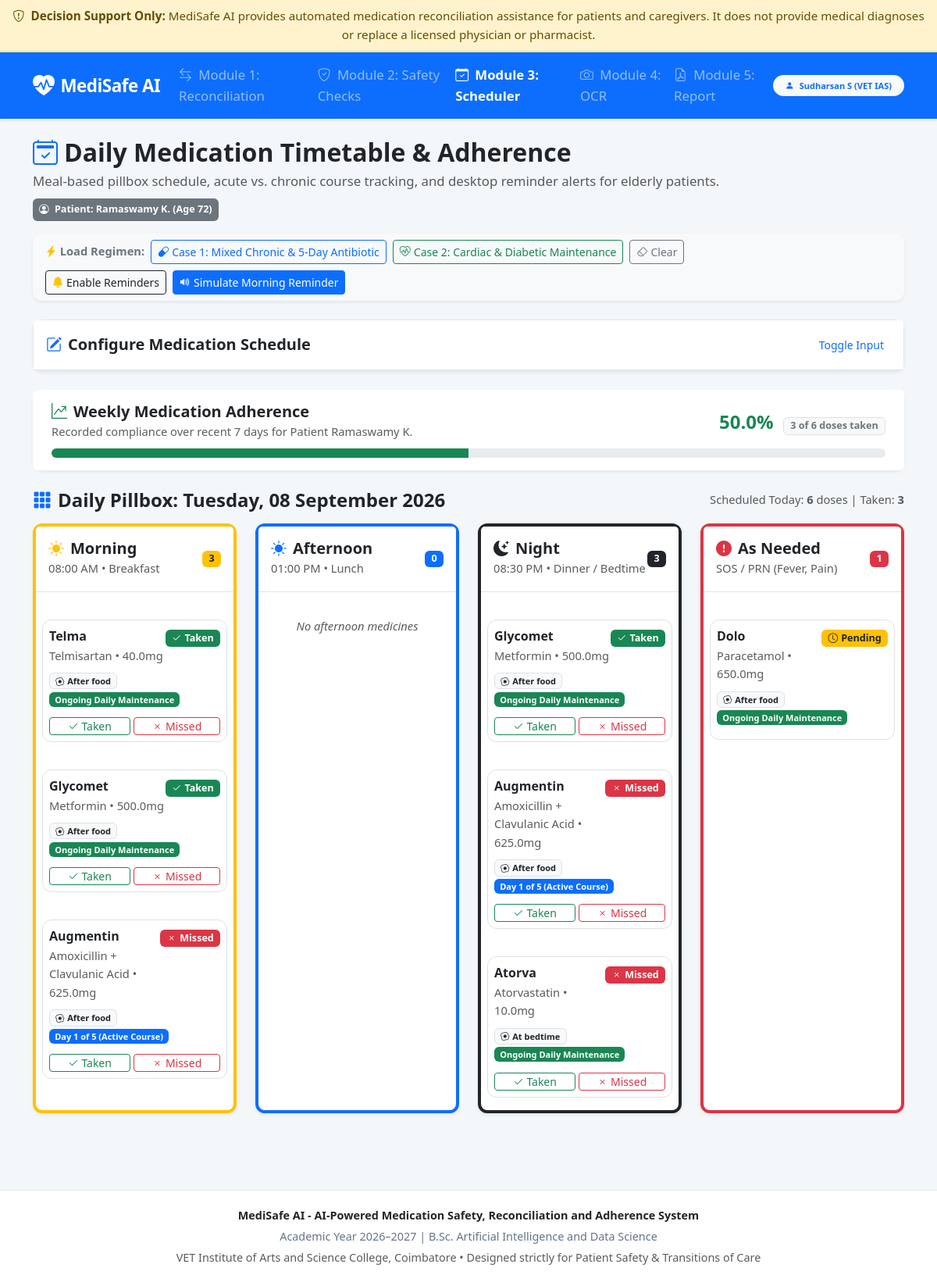
The app's page /schedule with its own data.
### tables this page shows
CREATE TABLE adherence_logs (
        id INTEGER PRIMARY KEY AUTOINCREMENT,
        patient_id INTEGER,
        medicine_name TEXT NOT NULL,
        slot_name TEXT NOT NULL,
        scheduled_date TEXT NOT NULL,
        status TEXT NOT NULL, -- 'TAKEN', 'MISSED', 'SKIPPED'
        logged_at TIMESTAMP DEFAULT CURRENT_TIMESTAMP,
        notes TEXT,
        FOREIGN KEY (patient_id) REFERENCES patients(id)
    );

### app.py (the view)
@app.route('/schedule', methods=['GET', 'POST'])
def schedule_view():
    current_date_str = date.today().strftime('%Y-%m-%d')
    target_date_str = current_date_str
    medicines_text = "Tab Telma 40mg 1-0-0 (morning)\nTab Glycomet 500mg 1-0-1 after food\nTab Augmentin 625mg 1-0-1 for 5 days\nTab Atorva 10mg 0-0-1 night\nTab Dolo 650mg SOS"
    timetable = None
    if request.method == 'POST':
        medicines_text = request.form.get('medicines_input', '').strip()
        target_date_str = request.form.get('target_date', current_date_str).strip()
    try:
        target_dt = datetime.strptime(target_date_str, '%Y-%m-%d').date()
    except ValueError:
        target_dt = date.today()
        target_date_str = current_date_str
    meds_list = [line.strip() for line in medicines_text.splitlines() if line.strip()]
    if meds_list:
        timetable = scheduler_engine.generate_daily_timetable(
            medicines=meds_list,
            target_date=target_dt,
            patient_id=1
        )
    return render_template(
        'schedule.html',
        timetable=timetable,
        medicines_text=medicines_text,
        target_date=target_date_str,
        current_date_str=current_date_str
    )

### templates/schedule.html (shortened to what this page needs)
{% extends "base.html" %}
{% block content %}
<div class="row mb-3">
    <div class="col-12">
        <div class="d-flex justify-content-between align-items-center flex-wrap gap-2">
            <div>
                <h2 class="fw-bold mb-1"><i class="bi bi-calendar2-check text-primary me-2"></i>Daily Medication Timetable & Adherence</h2>
                <p class="text-muted mb-0">Meal-based pillbox schedule, acute vs. chronic course tracking, and desktop reminder alerts for elderly patients.</p>
            </div>
            <div class="d-flex align-items-center gap-2">
                <span class="badge bg-secondary p-2"><i class="bi bi-person-circle me-1"></i> Patient: Ramaswamy K. (Age 72)</span>
            </div>
        </div>
    </div>
</div>
<div class="card mb-4 bg-light border-0 shadow-sm">
    <div class="card-body py-2 px-3">
        <div class="d-flex align-items-center justify-content-between flex-wrap gap-2">
            <div class="d-flex align-items-center flex-wrap gap-2">
                <span class="fw-semibold text-secondary small"><i class="bi bi-lightning-charge-fill text-warning me-1"></i>Load Regimen:</span>
                <button class="btn btn-sm btn-outline-primary" onclick="loadScheduleScenario('geriatric_mixed')">
                    <i class="bi bi-capsule me-1"></i>Case 1: Mixed Chronic & 5-Day Antibiotic
                </button>
                <button class="btn btn-sm btn-outline-success" onclick="loadScheduleScenario('cardiac_chronic')">
                    <i class="bi bi-heart-pulse me-1"></i>Case 2: Cardiac & Diabetic Maintenance
                </button>
                <button class="btn btn-sm btn-outline-secondary" onclick="clearScheduleInputs()">
                    <i class="bi bi-eraser me-1"></i>Clear
                </button>
            </div>
            <div class="d-flex align-items-center gap-2">
                <button class="btn btn-sm btn-outline-dark" id="btnNotification" onclick="enableBrowserNotifications()">
                    <i class="bi bi-bell-fill text-warning me-1"></i>Enable Reminders
                </button>
                <button class="btn btn-sm btn-primary" onclick="triggerTestReminder()">
                    <i class="bi bi-volume-up-fill me-1"></i>Simulate Morning Reminder
                </button>
            </div>
        </div>
    </div>
</div>
<div class="card shadow-sm mb-4">
    <div class="card-header bg-white py-3 border-bottom d-flex justify-content-between align-items-center">
        <h5 class="mb-0 fw-bold text-dark"><i class="bi bi-pencil-square text-primary me-2"></i>Configure Medication Schedule</h5>
        <button class="btn btn-sm btn-link text-decoration-none" type="button" data-bs-toggle="collapse" data-bs-target="#configCollapse">
            Toggle Input
        </button>
    </div>
</div>
{% if timetable %}
<div class="card shadow-sm mb-4 border-0">
    <div class="card-body py-3 px-4 bg-white rounded">
        <div class="d-flex justify-content-between align-items-center flex-wrap gap-2 mb-2">
            <div>
                <h5 class="fw-bold mb-0 text-dark"><i class="bi bi-graph-up-arrow text-success me-2"></i>Weekly Medication Adherence</h5>
                <small class="text-muted">Recorded compliance over recent 7 days for Patient Ramaswamy K.</small>
            </div>
            <div class="text-end">
                <span class="fs-4 fw-bold text-success">{{ timetable.weekly_adherence.adherence_percentage }}%</span>
                <span class="badge bg-light text-secondary border ms-2">{{ timetable.weekly_adherence.taken_count }} of {{ timetable.weekly_adherence.total_logged }} doses taken</span>
            </div>
        </div>
        <div class="progress" style="height: 12px;">
            <div class="progress-bar bg-success" role="progressbar" style="width: {{ timetable.weekly_adherence.adherence_percentage }}%;" aria-valuenow="{{ timetable.weekly_adherence.adherence_percentage }}" aria-valuemin="0" aria-valuemax="100"></div>
        </div>
    </div>
</div>
<div class="d-flex justify-content-between align-items-center mb-3">
    <h4 class="fw-bold text-dark mb-0">
        <i class="bi bi-grid-3x3-gap-fill text-primary me-2"></i>Daily Pillbox: {{ timetable.target_date_display }}
    </h4>
    <div class="small text-muted">
        Scheduled Today: <strong>{{ timetable.daily_summary.total_scheduled }}</strong> doses | Taken: <strong>{{ timetable.daily_summary.total_taken }}</strong>
    </div>
</div>
<div class="row g-4 mb-4">
    <div class="col-lg-6 col-xl-3">
        <div class="card h-100 shadow-sm border-top border-4 border-warning">
            <div class="card-header bg-white py-3 border-bottom d-flex justify-content-between align-items-center">
                <div>
                    <h5 class="fw-bold mb-0 text-dark"><i class="bi bi-sun-fill text-warning me-2"></i>Morning</h5>
                    <small class="text-muted">08:00 AM • Breakfast</small>
                </div>
                <span class="badge bg-warning text-dark">{{ timetable.slots.morning.doses|length }}</span>
            </div>
            <div class="card-body p-2">
                {% if timetable.slots.morning.doses %}
                    {% for item in timetable.slots.morning.doses %}
                        {% include "schedule_item_card.html" %}
                    {% endfor %}
                {% else %}
                    <div class="text-center py-4 text-muted small fst-italic">No morning medicines</div>
                {% endif %}
            </div>
        </div>
    </div>
    <div class="col-lg-6 col-xl-3">
        <div class="card h-100 shadow-sm border-top border-4 border-primary">
            <div class="card-header bg-white py-3 border-bottom d-flex justify-content-between align-items-center">
                <div>
                    <h5 class="fw-bold mb-0 text-dark"><i class="bi bi-brightness-high-fill text-primary me-2"></i>Afternoon</h5>
                    <small class="text-muted">01:00 PM • Lunch</small>
                </div>
                <span class="badge bg-primary">{{ timetable.slots.afternoon.doses|length }}</span>
            </div>
            <div class="card-body p-2">
                {% if timetable.slots.afternoon.doses %}
                    {% for item in timetable.slots.afternoon.doses %}
                        {% include "schedule_item_card.html" %}
                    {% endfor %}
                {% else %}
                    <div class="text-center py-4 text-muted small fst-italic">No afternoon medicines</div>
                {% endif %}
            </div>
        </div>
    </div>
    <div class="col-lg-6 col-xl-3">
        <div class="card h-100 shadow-sm border-top border-4 border-dark">
            <div class="card-header bg-white py-3 border-bottom d-flex justify-content-between align-items-center">
                <div>
                    <h5 class="fw-bold mb-0 text-dark"><i class="bi bi-moon-stars-fill text-dark me-2"></i>Night</h5>
                    <small class="text-muted">08:30 PM • Dinner / Bedtime</small>
                </div>
                <span class="badge bg-dark">{{ timetable.slots.night.doses|length }}</span>
            </div>
            <div class="card-body p-2">
                {% if timetable.slots.night.doses %}
                    {% for item in timetable.slots.night.doses %}
                        {% include "schedule_item_card.html" %}
                    {% endfor %}
                {% else %}
                    <div class="text-center py-4 text-muted small fst-italic">No night medicines</div>
                {% endif %}
            </div>
        </div>
    </div>
    <div class="col-lg-6 col-xl-3">
        <div class="card h-100 shadow-sm border-top border-4 border-danger">
            <div class="card-header bg-white py-3 border-bottom d-flex justify-content-between align-items-center">
                <div>
                    <h5 class="fw-bold mb-0 text-dark"><i class="bi bi-exclamation-circle-fill text-danger me-2"></i>As Needed</h5>
                    <small class="text-muted">SOS / PRN (Fever, Pain)</small>
                </div>
                <span class="badge bg-danger">{{ timetable.slots.sos.doses|length }}</span>
            </div>
            <div class="card-body p-2">
                {% if timetable.slots.sos.doses %}
                    {% for item in timetable.slots.sos.doses %}
                        {% include "schedule_item_card.html" %}
                    {% endfor %}
                {% else %}
                    <div class="text-center py-4 text-muted small fst-italic">No SOS medicines</div>
                {% endif %}
            </div>
        </div>
    </div>
</div>
{% endif %}
{% endblock %}

### templates/base.html (shortened to what this page needs)
<!DOCTYPE html>
<html lang="en">
<head>
    <link href="https://cdn.jsdelivr.net/npm/bootstrap@5.3.2/dist/css/bootstrap.min.css" rel="stylesheet">
    <link rel="stylesheet" href="https://cdn.jsdelivr.net/npm/bootstrap-icons@1.11.1/font/bootstrap-icons.css">
</head>
<body>
    <div class="disclaimer-banner text-center">
        <i class="bi bi-shield-exclamation me-1"></i>
        <strong>Decision Support Only:</strong> MediSafe AI provides automated medication reconciliation assistance for patients and caregivers. It does not provide medical diagnoses or replace a licensed physician or pharmacist.
    </div>
    <nav class="navbar navbar-expand-lg navbar-dark bg-primary shadow-sm sticky-top">
        <div class="container">
            <a class="navbar-brand d-flex align-items-center" href="/">
                <i class="bi bi-heart-pulse-fill me-2 fs-3 text-white"></i>
                <span>MediSafe AI</span>
            </a>
            <div class="collapse navbar-collapse" id="navbarNav">
                <ul class="navbar-nav me-auto mb-2 mb-lg-0">
                    <li class="nav-item">
                        <a class="nav-link {{ 'active fw-bold' if request.path == '/reconcile' or request.path == '/' else '' }}" href="/reconcile"><i class="bi bi-arrow-left-right me-1"></i> Module 1: Reconciliation</a>
                    </li>
                    <li class="nav-item">
                        <a class="nav-link {{ 'active fw-bold' if request.path == '/safety' else '' }}" href="/safety"><i class="bi bi-shield-check me-1"></i> Module 2: Safety Checks</a>
                    </li>
                    <li class="nav-item">
                        <a class="nav-link {{ 'active fw-bold' if request.path == '/schedule' else '' }}" href="/schedule"><i class="bi bi-calendar-check me-1"></i> Module 3: Scheduler</a>
                    </li>
                    <li class="nav-item">
                        <a class="nav-link {{ 'active fw-bold' if request.path.startswith('/ocr') else '' }}" href="/ocr"><i class="bi bi-camera me-1"></i> Module 4: OCR</a>
                    </li>
                    <li class="nav-item">
                        <a class="nav-link {{ 'active fw-bold' if request.path.startswith('/report') else '' }}" href="/report"><i class="bi bi-file-earmark-pdf me-1"></i> Module 5: Report</a>
                    </li>
                </ul>
                <div class="d-flex text-white small align-items-center">
                    <span class="badge bg-light text-primary px-3 py-2 rounded-pill fw-semibold">
                        <i class="bi bi-person-fill me-1"></i> Sudharsan S (VET IAS)
                    </span>
                </div>
            </div>
        </div>
    </nav>
    <main class="container py-4">
        {% block content %}{% endblock %}
    </main>
    <footer class="footer text-center">
        <div class="container">
            <p class="mb-1 fw-semibold text-dark">MediSafe AI - AI-Powered Medication Safety, Reconciliation and Adherence System</p>
            <p class="mb-1">Academic Year 2026–2027 | B.Sc. Artificial Intelligence and Data Science</p>
            <p class="text-muted mb-0">VET Institute of Arts and Science College, Coimbatore • Designed strictly for Patient Safety & Transitions of Care</p>
        </div>
    </footer>
</body>
</html>

### templates/schedule_item_card.html
﻿<div class="card pill-card mb-2 border shadow-none bg-white p-2">
    <div class="d-flex justify-content-between align-items-start">
        <div>
            <div class="fw-bold text-dark fs-6">{{ item.medicine.brand_name }}</div>
            <div class="small text-muted">{{ item.medicine.display_generic }} • {{ item.medicine.dosage_str }}</div>
        </div>
        <div>
            {% if item.adherence_status == 'TAKEN' %}
                <span class="adherence-badge badge bg-success"><i class="bi bi-check2 me-1"></i>Taken</span>
            {% elif item.adherence_status == 'MISSED' %}
                <span class="adherence-badge badge bg-danger"><i class="bi bi-x me-1"></i>Missed</span>
            {% else %}
                <span class="adherence-badge badge bg-warning text-dark"><i class="bi bi-clock me-1"></i>Pending</span>
            {% endif %}
        </div>
    </div>
    <div class="my-2 small">
        <span class="badge bg-light text-dark border"><i class="bi bi-egg-fried me-1"></i>{{ item.medicine.timing_label }}</span>
        <span class="badge bg-{{ item.course_status.badge_class }}">{{ item.course_status.status_label }}</span>
    </div>
    {% if item.course_status.is_active and item.slot_key != 'sos' %}
    <div class="d-flex gap-1 mt-1">
        <button type="button" class="btn btn-sm btn-outline-success flex-fill py-0"
                onclick="updateDoseStatus('{{ item.medicine.brand_name }}', '{{ item.slot_key }}', '{{ timetable.target_date }}', 'TAKEN', this)">
            <i class="bi bi-check2"></i> Taken
        </button>
        <button type="button" class="btn btn-sm btn-outline-danger flex-fill py-0"
                onclick="updateDoseStatus('{{ item.medicine.brand_name }}', '{{ item.slot_key }}', '{{ timetable.target_date }}', 'MISSED', this)">
            <i class="bi bi-x"></i> Missed
        </button>
    </div>
    {% elif not item.course_status.is_active %}
    <div class="alert alert-danger py-1 px-2 mb-0 small text-center fw-bold">
        🛑 STOPPED / COMPLETED
    </div>
    {% endif %}
</div>

### records on screen
adherence_logs: medicine.brand_name "Telma", medicine.display_generic "Telmisartan", medicine.dosage_str "40.0mg", status "TAKEN" (drawn), medicine.timing_label "After food", course_status.status_label "Ongoing Daily Maintenance"
adherence_logs: medicine.brand_name "Glycomet", medicine.display_generic "Metformin", medicine.dosage_str "500.0mg", status "TAKEN" (drawn), medicine.timing_label "After food", course_status.status_label "Ongoing Daily Maintenance"
adherence_logs: medicine.brand_name "Augmentin", medicine.display_generic "Amoxicillin + Clavulanic Acid", medicine.dosage_str "625.0mg", status "MISSED" (drawn), medicine.timing_label "After food", course_status.status_label "Day 1 of 5 (Active Course)"
adherence_logs: medicine.brand_name "Glycomet", medicine.display_generic "Metformin", medicine.dosage_str "500.0mg", status "TAKEN" (drawn), medicine.timing_label "After food", course_status.status_label "Ongoing Daily Maintenance"
adherence_logs: medicine.brand_name "Augmentin", medicine.display_generic "Amoxicillin + Clavulanic Acid", medicine.dosage_str "625.0mg", status "MISSED" (drawn), medicine.timing_label "After food", course_status.status_label "Day 1 of 5 (Active Course)"
adherence_logs: medicine.brand_name "Atorva", medicine.display_generic "Atorvastatin", medicine.dosage_str "10.0mg", status "MISSED" (drawn), medicine.timing_label "At bedtime", course_status.status_label "Ongoing Daily Maintenance"

### other values on screen
{{ timetable.weekly_adherence.adherence_percentage }} "50.0"
{{ timetable.weekly_adherence.taken_count }} "3"
{{ timetable.weekly_adherence.total_logged }} "6"
{{ timetable.target_date_display }} "Tuesday, 08 September 2026"
{{ timetable.daily_summary.total_scheduled }} "6"
{{ timetable.daily_summary.total_taken }} "3"
{{ timetable.slots.morning.doses|length }} "3"
{{ timetable.slots.afternoon.doses|length }} "0"
{{ timetable.slots.night.doses|length }} "3"
{{ timetable.slots.sos.doses|length }} "1"
{{ item.medicine.brand_name }} "Dolo"
{{ item.medicine.display_generic }} "Paracetamol"
{{ item.medicine.dosage_str }} "650.0mg"
{{ item.medicine.timing_label }} "After food"
{{ item.course_status.status_label }} "Ongoing Daily Maintenance"
